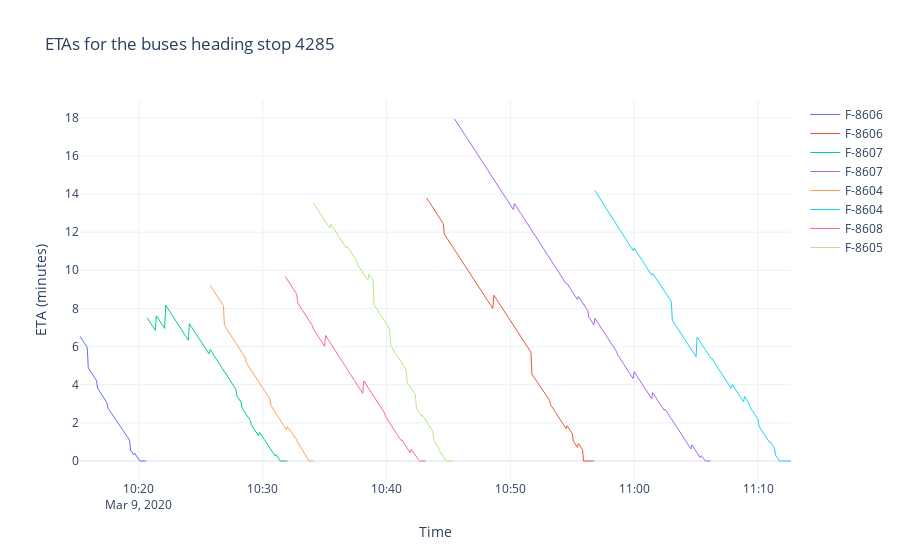

Notebook code for this chart:
### Code cell
#Show ETA figure
fig2.show()
